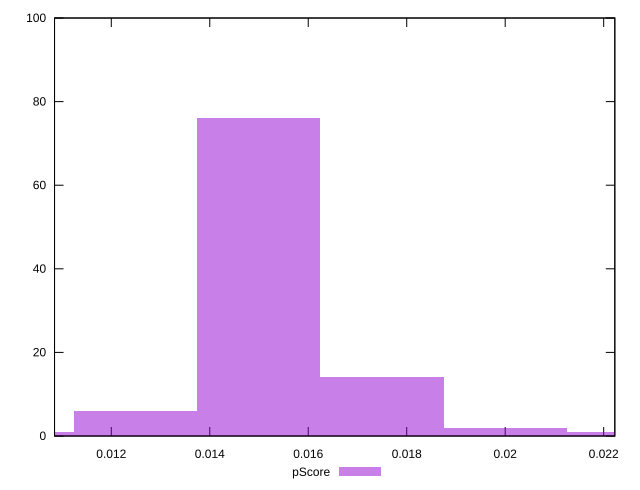

This figure's gnuplot source:
reset

$pScore <<EOF
0.00999871356144697 1
0.014998070342170454 76
0.01999742712289394 2
0.0174977487325322 14
0.012498391951808713 6
0.02249710551325568 1
EOF

set key outside below
set boxwidth 0.0024996783903617425
set xrange [0.010847434325605199:0.022226391282826996]
set yrange [0:100]
set trange [0:100]
set style fill transparent solid 0.5 noborder
set terminal svg size 640, 490 enhanced background rgb 'white'
set output "report_00012_2021-02-09T11:01:39.952Z/cumulative-layout-shift/samples/pages+cached/pScore/histogram.svg"

plot $pScore title "pScore" with boxes

reset
